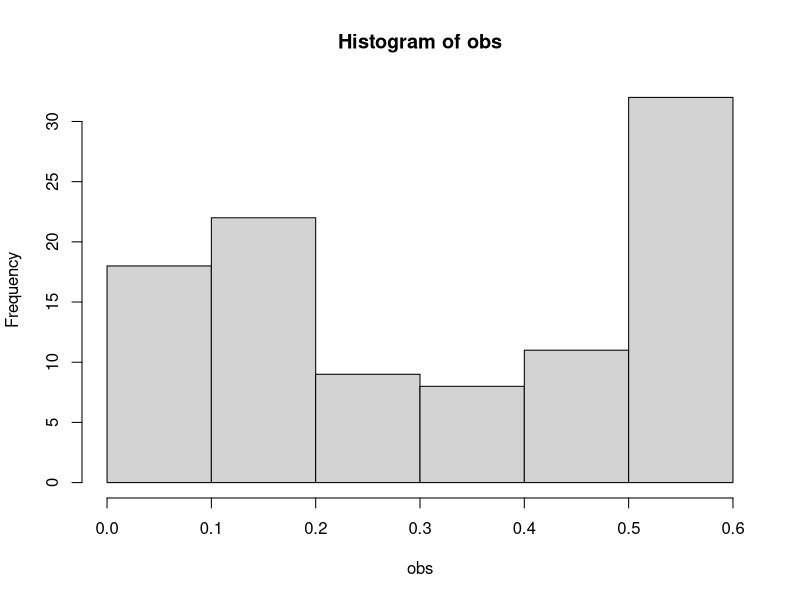

Recreate this plot in R. (Note: this script raises an error after producing the figure.)
# My goal is to create a general EM solver
# That can accept the complete log-likelihood (that is simulated partially
# by sampling the missing values, so Monte Carlo E-Step),
# Use numerical solving techniques for the M-Step,
# And bootstrapping for the variance estimation step.

# After some thought, I decided that my goal for Givens's and Hoeting's book
# should be to make generic solvers and leave plenty of room for code optimization
# and efficiency because I don't have strong use cases for these algorithms yet.
# This approach is the simplest way to demonstrate basic understanding of the
# fundamentals of the algorithms and not bog myself down.

neg_log_lik = function(n, lambda, y_vec){
  out = -1*(n*log(lambda) - lambda*sum(y_vec))
  return(out)
}

# Simulation Hyperparameters (user-defined)
n = 100
lambda = 2
i_itr = 50
j_itr = 100

# Data generating function.
complete_data = rexp(n, rate=lambda) # complete data
c = runif(n, 0.5, 0.6) # censoring times
delta = ifelse(complete_data <= c, 1, 0) # was data censored?
obs = pmin(complete_data, c)
hist(obs)
full_data = cbind(complete_data, c, obs, delta)

# Generate observed data (what we would see in the experiment)
obs_data = full_data[, c(3, 4)]










lambdas = c()

# Make a good first guess for lambda.
lambda_init = 1 / mean(obs_data[delta == 1, c(1)])

lambdas = c(lambda_init)

# Grab the observed values where we are censored.
censored_values = obs_data[delta == 0, c(1)]

num_cen = length(censored_values)

# Simulate the censored values. We know from properties of the exponential
# distribution that the missing values will have an Exp(lambda_guess) + c_i
# distribution, owing to the memory-less property of that distribution.
# So we can forget about the past, simulate using the guess for the rate that
# we have, and just add the censoring time back to get what the value should've
# been.

lambda_itr = lambda_init
for (i in 1:i_itr){
  ys = matrix(
    nrow=n,
    ncol=j_itr
  )
  for (j in 1:j_itr){
    z = rexp(num_cen, lambda_itr) + censored_values
    y = c(z, obs_data[delta == 1, c(1)])
    ys[,j] = y
  }
  
  Q_hat = function(n, lambda, j_itr, ys){
    out = -1*(n*log(lambda) - lambda * sum(colSums(ys)))/j_itr
    return(out)
  }
  
  lambda_itr = optim(lambda_itr, Q_hat, n=n, j_itr=j_itr, ys=ys, method="BFGS")$par
  
  lambdas = c(lambdas, lambda_itr)
}

lambda_final = lambdas[length(lambdas)]

# Now, bootstrap the variance estimates. Start lambda around 2.5.
var_lambdas = c()
var_lambda_init = 2.5
var_lambdas = c(var_lambdas, var_lambda_init)











